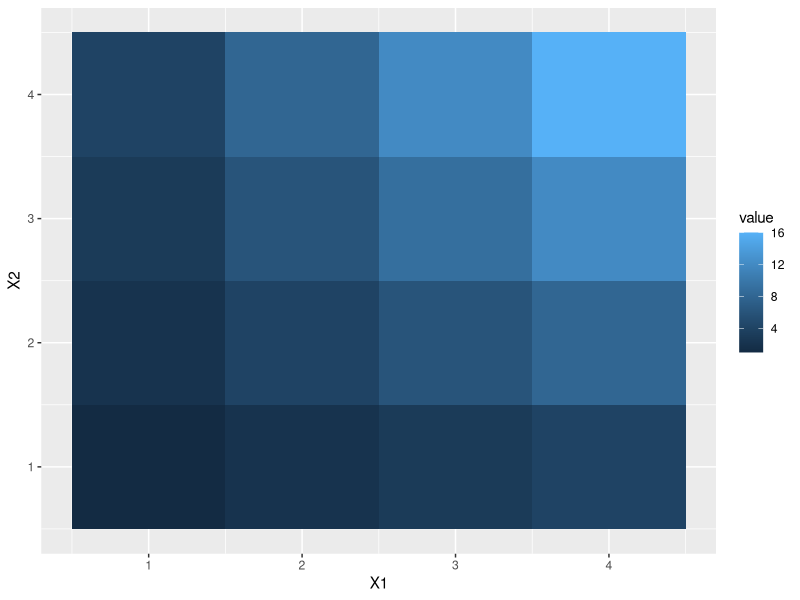
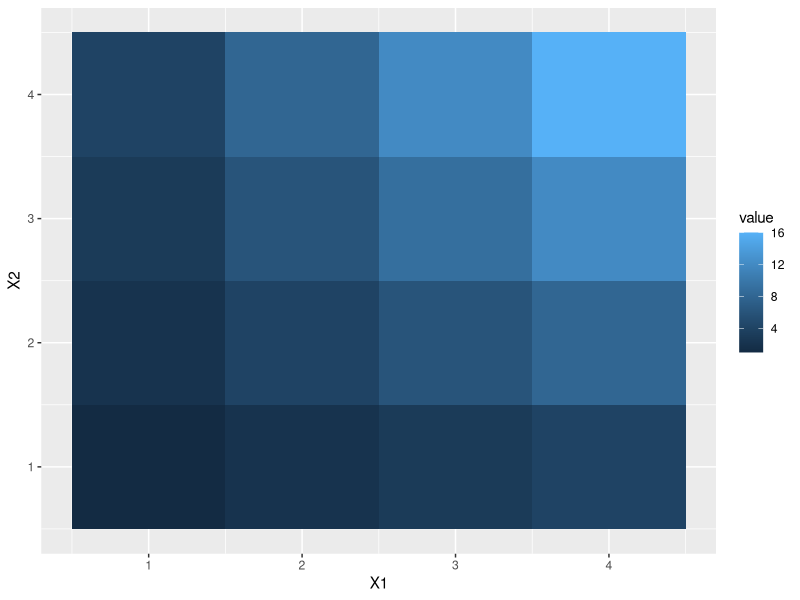
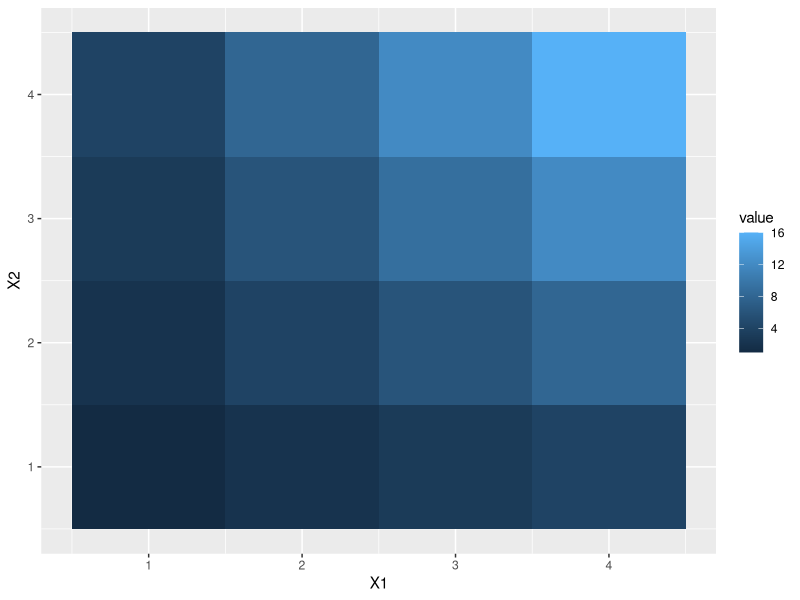
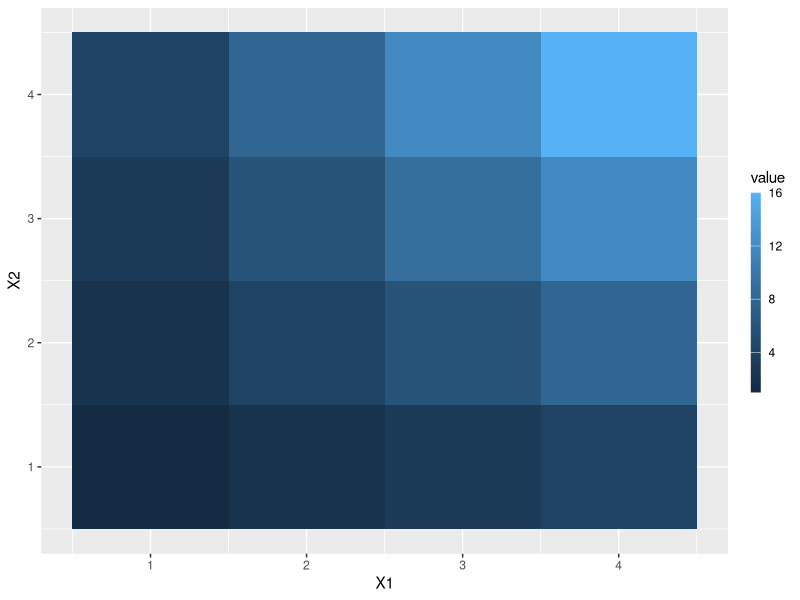
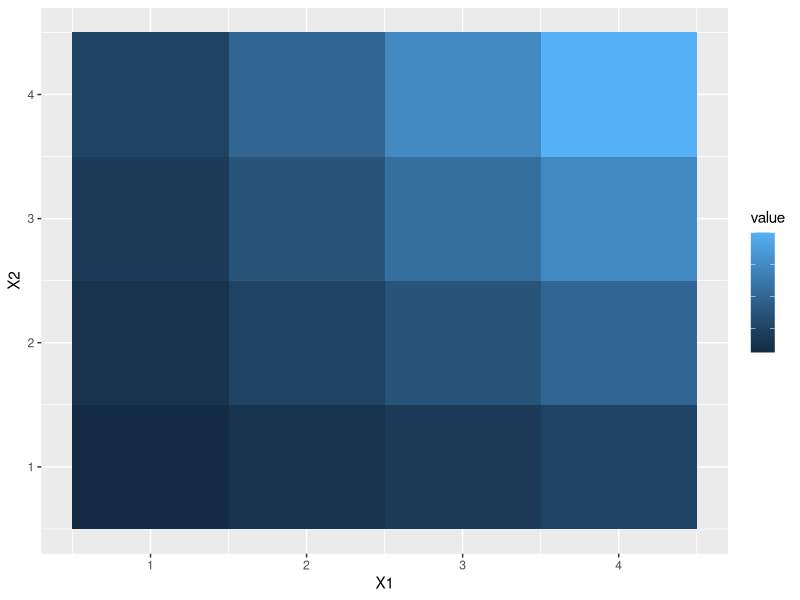
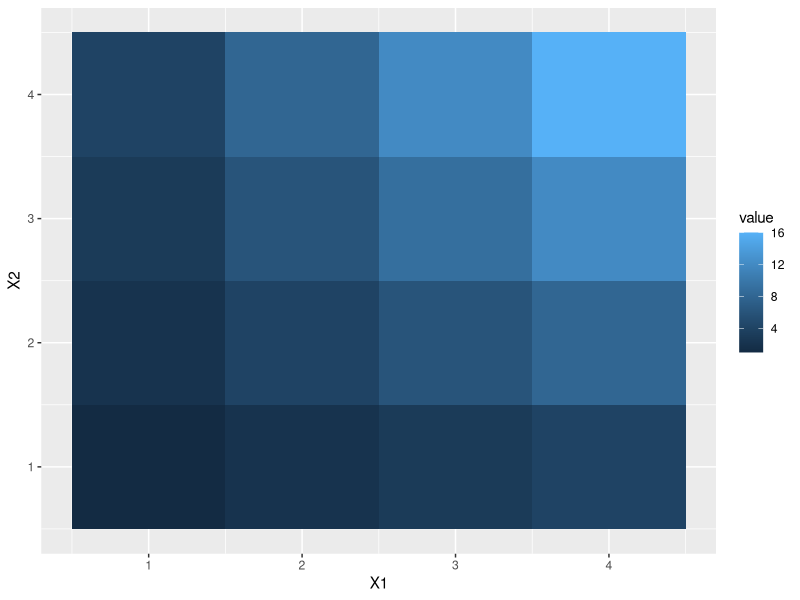
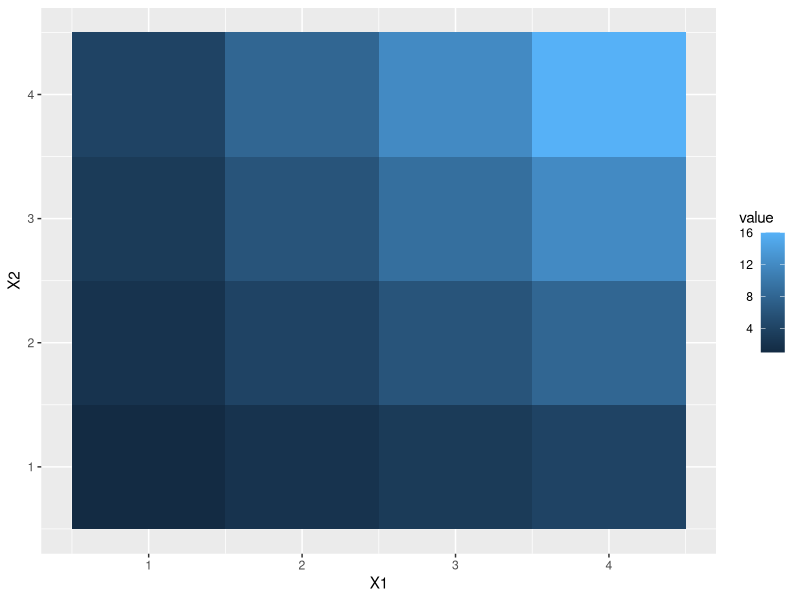
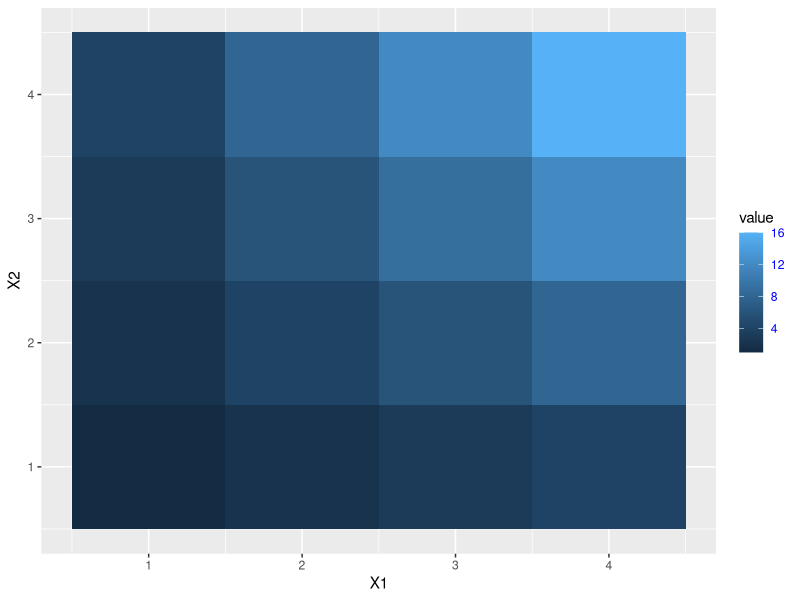

The R script that drew these images, in order:
library(ggplot2)


### Name: guide_colourbar
### Title: Continuous colour bar guide
### Aliases: guide_colourbar guide_colorbar

### ** Examples

df <- reshape2::melt(outer(1:4, 1:4), varnames = c("X1", "X2"))

p1 <- ggplot(df, aes(X1, X2)) + geom_tile(aes(fill = value))
p2 <- p1 + geom_point(aes(size = value))

# Basic form
p1 + scale_fill_continuous(guide = "colourbar")
p1 + scale_fill_continuous(guide = guide_colourbar())
p1 + guides(fill = guide_colourbar())

# Control styles

# bar size
p1 + guides(fill = guide_colourbar(barwidth = 0.5, barheight = 10))

# no label
p1 + guides(fill = guide_colourbar(label = FALSE))

# no tick marks
p1 + guides(fill = guide_colourbar(ticks = FALSE))

# label position
p1 + guides(fill = guide_colourbar(label.position = "left"))

# label theme
p1 + guides(fill = guide_colourbar(label.theme = element_text(colour = "blue", angle = 0)))

# small number of bins
p1 + guides(fill = guide_colourbar(nbin = 3))

# large number of bins
p1 + guides(fill = guide_colourbar(nbin = 100))

# make top- and bottom-most ticks invisible
p1 + scale_fill_continuous(limits = c(0,20), breaks = c(0, 5, 10, 15, 20),
 guide = guide_colourbar(nbin=100, draw.ulim = FALSE, draw.llim = FALSE))

# guides can be controlled independently
p2 +
  scale_fill_continuous(guide = "colourbar") +
  scale_size(guide = "legend")
p2 + guides(fill = "colourbar", size = "legend")

p2 +
  scale_fill_continuous(guide = guide_colourbar(direction = "horizontal")) +
  scale_size(guide = guide_legend(direction = "vertical"))
